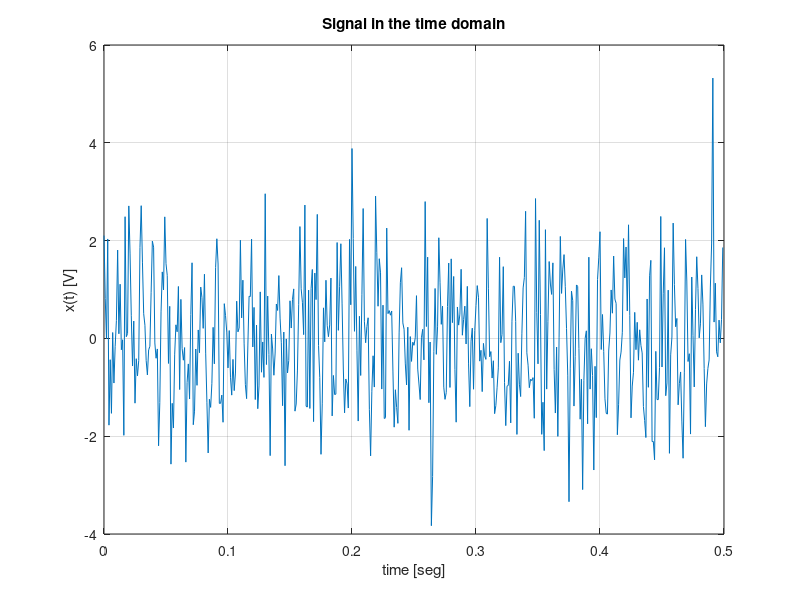
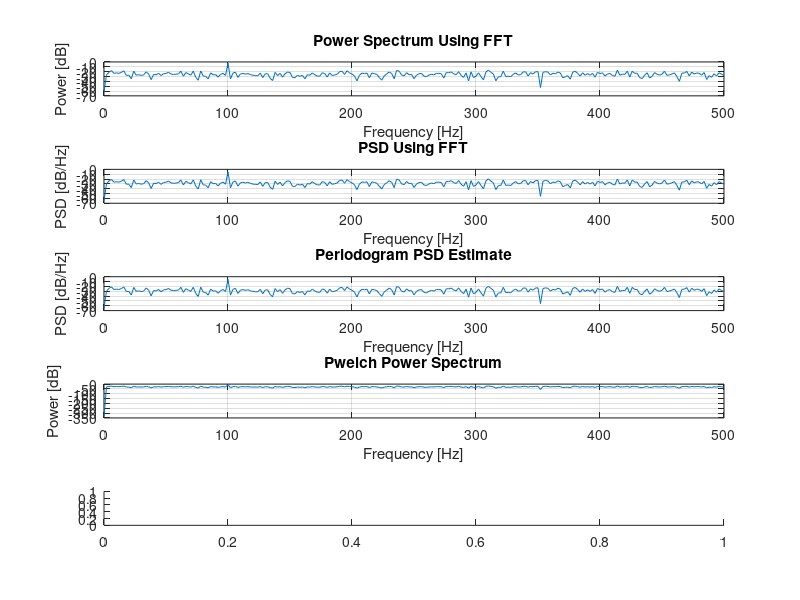

The MATLAB script that drew these images, in order: (Note: this script raises an error after producing the figures.)
%% PSD Plot
% This file has different ways to calculate the PSD and the discrete power
% spectrum of a signal.
clc; clear; close all;

Fs = 1000;                              % Sampling frequency
t = 0:1/Fs:0.5-1/Fs;                    % Time vector

% Cosine signal
N = length(t);                          % Amount of samples for the FFT
x = cos(2*pi*100*t) + randn(size(t));   % Temporal signal

% Rectangular pulse signal
%N = 800;
%x = zeros(1, length(t));
%x(1:1:floor(length(x)/10)) = ones(1, floor(length(x)/10));

%% Time Representation
figure();
plot(t, x);
grid on;
title("Signal in the time domain");
xlabel("time [seg]");
ylabel("x(t) [V]");

%% FFT for Power Spectrum
figure();
subplot(5,1,1);
psd = fft(x, N);
psd = psd(1:N/2+1);
psd = (1/length(x))^2 * abs(psd).^2;
psd(2:end-1) = 2*psd(2:end-1);
freq = 0:Fs/N:Fs/2;
plot(freq,10*log10(psd));
grid on; 
title('Power Spectrum Using FFT');
xlabel('Frequency [Hz]');
ylabel('Power [dB]');

%% FFT for PSD
subplot(5,1,2);
psd = fft(x, N);
psd = psd(1:N/2+1);
psd = (1/(length(x)*Fs)) * abs(psd).^2;
psd(2:end-1) = 2*psd(2:end-1);
freq = 0:Fs/N:Fs/2;
plot(freq,10*log10(psd));
grid on; 
title('PSD Using FFT');
xlabel('Frequency [Hz]');
ylabel('PSD [dB/Hz]');

%% Periodogram
subplot(5,1,3);
[pxx, f] = periodogram(x,rectwin(length(x)), N,Fs);
plot(f, 10*log10(pxx))
grid on; 
title('Periodogram PSD Estimate');
xlabel('Frequency [Hz]');
ylabel('PSD [dB/Hz]');

%% Pwelch Power
subplot(5,1,4);
[pxx,f] = pwelch(x,rectwin(length(x)),[],N,Fs, "power");
plot(f,10*log10(pxx));
grid on; 
title('Pwelch Power Spectrum');
xlabel('Frequency [Hz]');
ylabel('Power [dB]');

%% Pwelch PSD
subplot(5,1,5);
[pxx,f] = pwelch(x,rectwin(length(x)),0,N,Fs, "psd");
plot(f,10*log10(pxx));
grid on; 
title('Pwelch PSD Estimate');
xlabel('Frequency (Hz)');
ylabel('PSD [dB/Hz]');